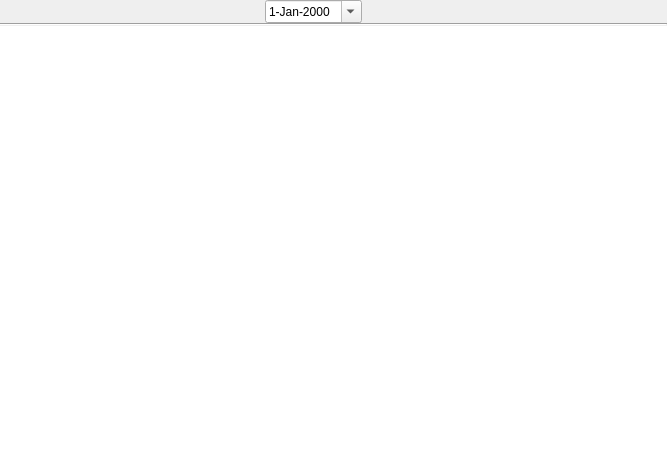
<?xml version="1.0" encoding="UTF-8"?>
<ui version="4.0">
 <class>WeekEditor</class>
 <widget class="QWidget" name="WeekEditor">
  <property name="geometry">
   <rect>
    <x>0</x>
    <y>0</y>
    <width>667</width>
    <height>470</height>
   </rect>
  </property>
  <property name="minimumSize">
   <size>
    <width>600</width>
    <height>400</height>
   </size>
  </property>
  <property name="windowTitle">
   <string>Form</string>
  </property>
  <layout class="QGridLayout" name="gridLayout" rowstretch="0,0,1">
   <property name="margin">
    <number>0</number>
   </property>
   <property name="spacing">
    <number>0</number>
   </property>
   <item row="0" column="0">
    <layout class="QHBoxLayout" name="horizontalLayout">
     <property name="spacing">
      <number>0</number>
     </property>
     <item>
      <spacer name="horizontalSpacer_2">
       <property name="orientation">
        <enum>Qt::Horizontal</enum>
       </property>
       <property name="sizeHint" stdset="0">
        <size>
         <width>40</width>
         <height>20</height>
        </size>
       </property>
      </spacer>
     </item>
     <item>
      <widget class="QPushButton" name="prevButton">
       <property name="toolTip">
        <string>Previous</string>
       </property>
       <property name="text">
        <string/>
       </property>
       <property name="icon">
        <iconset resource="../resources/icons.qrc">
         <normaloff>:/main/icons/leftarrow.png</normaloff>:/main/icons/leftarrow.png</iconset>
       </property>
       <property name="flat">
        <bool>true</bool>
       </property>
      </widget>
     </item>
     <item>
      <widget class="QDateEdit" name="dateEdit">
       <property name="displayFormat">
        <string>d-MMM-yyyy</string>
       </property>
       <property name="calendarPopup">
        <bool>true</bool>
       </property>
      </widget>
     </item>
     <item>
      <widget class="QPushButton" name="todayButton">
       <property name="toolTip">
        <string>Today</string>
       </property>
       <property name="text">
        <string/>
       </property>
       <property name="icon">
        <iconset resource="../resources/icons.qrc">
         <normaloff>:/main/icons/cal.png</normaloff>:/main/icons/cal.png</iconset>
       </property>
       <property name="shortcut">
        <string>Ctrl+T</string>
       </property>
       <property name="flat">
        <bool>true</bool>
       </property>
      </widget>
     </item>
     <item>
      <widget class="QPushButton" name="nextButton">
       <property name="toolTip">
        <string>Next</string>
       </property>
       <property name="text">
        <string/>
       </property>
       <property name="icon">
        <iconset resource="../resources/icons.qrc">
         <normaloff>:/main/icons/rightarrow.png</normaloff>:/main/icons/rightarrow.png</iconset>
       </property>
       <property name="flat">
        <bool>true</bool>
       </property>
      </widget>
     </item>
     <item>
      <spacer name="horizontalSpacer">
       <property name="orientation">
        <enum>Qt::Horizontal</enum>
       </property>
       <property name="sizeHint" stdset="0">
        <size>
         <width>40</width>
         <height>20</height>
        </size>
       </property>
      </spacer>
     </item>
    </layout>
   </item>
   <item row="2" column="0">
    <widget class="WeekGraphicsView" name="mainView">
     <property name="sizePolicy">
      <sizepolicy hsizetype="Preferred" vsizetype="Preferred">
       <horstretch>0</horstretch>
       <verstretch>0</verstretch>
      </sizepolicy>
     </property>
     <property name="minimumSize">
      <size>
       <width>600</width>
       <height>400</height>
      </size>
     </property>
     <property name="maximumSize">
      <size>
       <width>16777215</width>
       <height>16777215</height>
      </size>
     </property>
     <property name="frameShape">
      <enum>QFrame::Panel</enum>
     </property>
     <property name="frameShadow">
      <enum>QFrame::Plain</enum>
     </property>
     <property name="lineWidth">
      <number>0</number>
     </property>
    </widget>
   </item>
   <item row="1" column="0">
    <widget class="Line" name="line">
     <property name="orientation">
      <enum>Qt::Horizontal</enum>
     </property>
    </widget>
   </item>
  </layout>
 </widget>
 <customwidgets>
  <customwidget>
   <class>WeekGraphicsView</class>
   <extends>QGraphicsView</extends>
   <header>src/util/weekgraphicsview.h</header>
  </customwidget>
 </customwidgets>
 <resources>
  <include location="../resources/icons.qrc"/>
 </resources>
 <connections/>
</ui>
